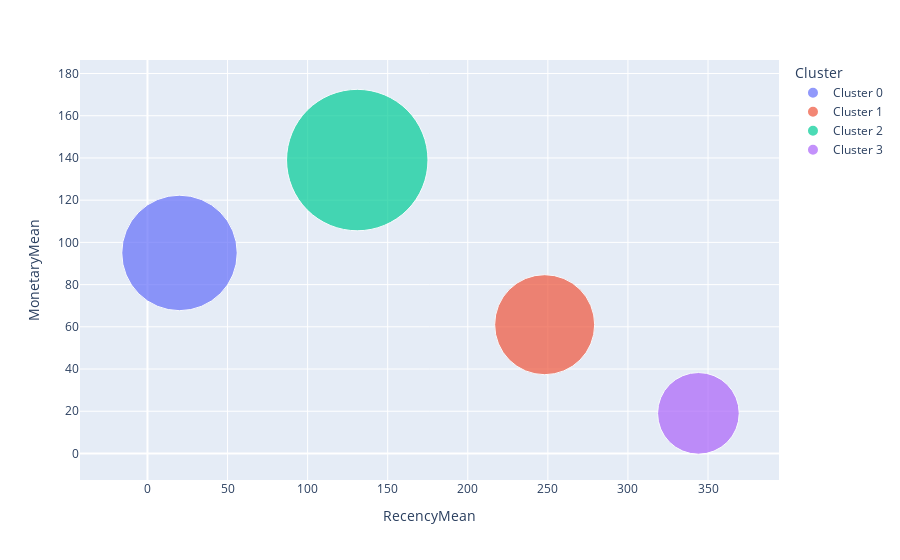

The cell this chart's notebook holds for it:
### Code cell
import plotly.express as px

fig = px.scatter(rfm_agg2, x="RecencyMean", y="MonetaryMean", size="FrequencyMean", color="Cluster",
                 hover_name="Cluster", size_max=100)
fig.show()

### Figure 1 — Plotly figure (JSON) as saved in the notebook; plotly's stock layout.template omitted (floating-point values rounded to 4 significant figures)
{"data": [{"hovertemplate": "<b>%{hovertext}</b><br><br>Cluster=Cluster 0<br>RecencyMean=%{x}<br>MonetaryMean=%{y}<br>FrequencyMean=%{marker.size}<extra></extra>", "hovertext": ["Cluster 0"], "legendgroup": "Cluster 0", "marker": {"color": "#636efa", "size": [4], "sizemode": "area", "sizeref": 0.0006, "symbol": "circle"}, "mode": "markers", "name": "Cluster 0", "orientation": "v", "showlegend": true, "type": "scatter", "x": [20], "xaxis": "x", "y": [95], "yaxis": "y"}, {"hovertemplate": "<b>%{hovertext}</b><br><br>Cluster=Cluster 1<br>RecencyMean=%{x}<br>MonetaryMean=%{y}<br>FrequencyMean=%{marker.size}<extra></extra>", "hovertext": ["Cluster 1"], "legendgroup": "Cluster 1", "marker": {"color": "#EF553B", "size": [3], "sizemode": "area", "sizeref": 0.0006, "symbol": "circle"}, "mode": "markers", "name": "Cluster 1", "orientation": "v", "showlegend": true, "type": "scatter", "x": [248], "xaxis": "x", "y": [61], "yaxis": "y"}, {"hovertemplate": "<b>%{hovertext}</b><br><br>Cluster=Cluster 2<br>RecencyMean=%{x}<br>MonetaryMean=%{y}<br>FrequencyMean=%{marker.size}<extra></extra>", "hovertext": ["Cluster 2"], "legendgroup": "Cluster 2", "marker": {"color": "#00cc96", "size": [6], "sizemode": "area", "sizeref": 0.0006, "symbol": "circle"}, "mode": "markers", "name": "Cluster 2", "orientation": "v", "showlegend": true, "type": "scatter", "x": [131], "xaxis": "x", "y": [139], "yaxis": "y"}, {"hovertemplate": "<b>%{hovertext}</b><br><br>Cluster=Cluster 3<br>RecencyMean=%{x}<br>MonetaryMean=%{y}<br>FrequencyMean=%{marker.size}<extra></extra>", "hovertext": ["Cluster 3"], "legendgroup": "Cluster 3", "marker": {"color": "#ab63fa", "size": [2], "sizemode": "area", "sizeref": 0.0006, "symbol": "circle"}, "mode": "markers", "name": "Cluster 3", "orientation": "v", "showlegend": true, "type": "scatter", "x": [344], "xaxis": "x", "y": [19], "yaxis": "y"}], "layout": {"legend": {"itemsizing": "constant", "title": {"text": "Cluster"}, "tracegroupgap": 0}, "margin": {"t": 60}, "xaxis": {"anchor": "y", "domain": [0, 1], "title": {"text": "RecencyMean"}}, "yaxis": {"anchor": "x", "domain": [0, 1], "title": {"text": "MonetaryMean"}}}}
